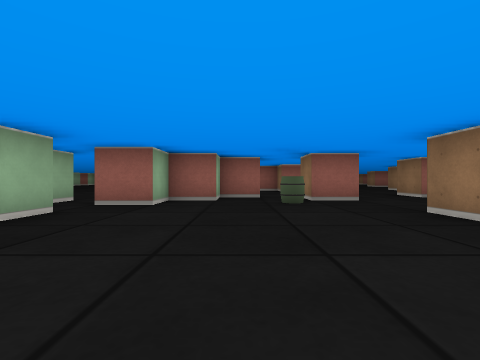
[1] (above)

24 first-person views from a walk through a cub3D level. The camera is about half as high as the walls, looks level and sees 85° across. The floor is counted in squares. Each view is taken from the middle of a square. On the plan, view 1 faces up. The plan holds only what a view shows up to about 9 squares ahead; the rest is blank.

[2]
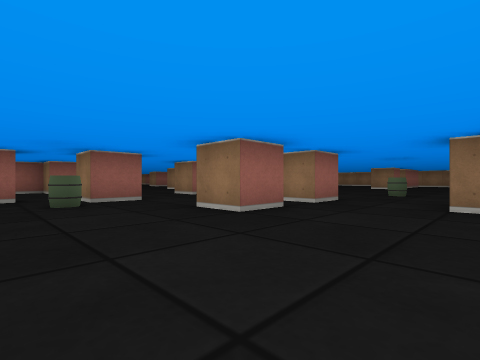

[3]
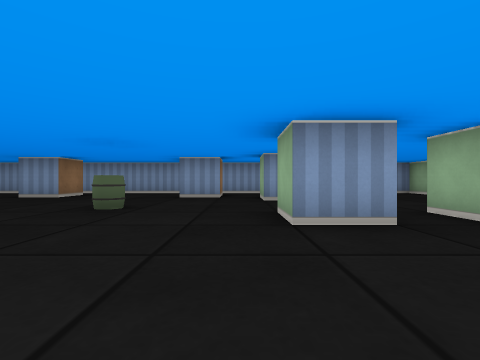

[4]
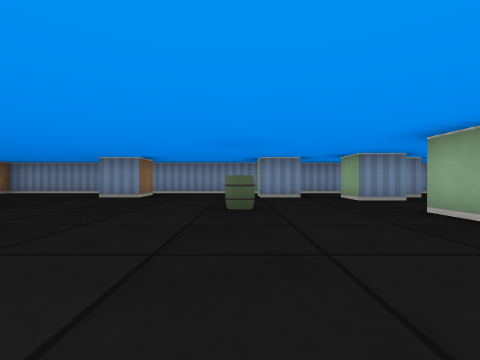

[5]
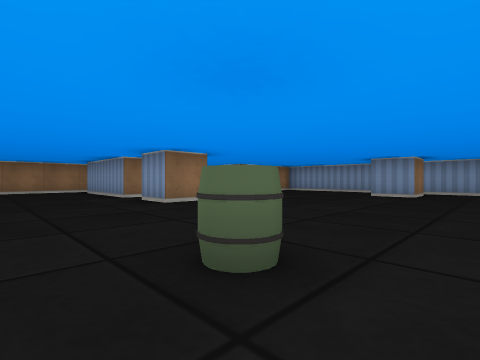

[6]
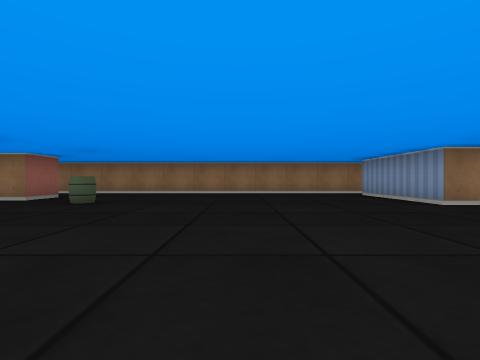

[7]
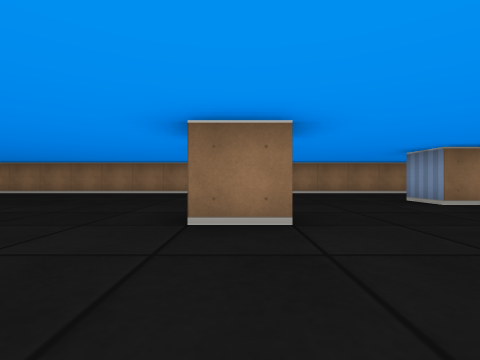

[8]
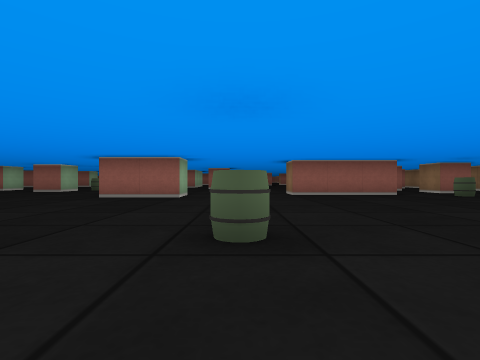

[9]
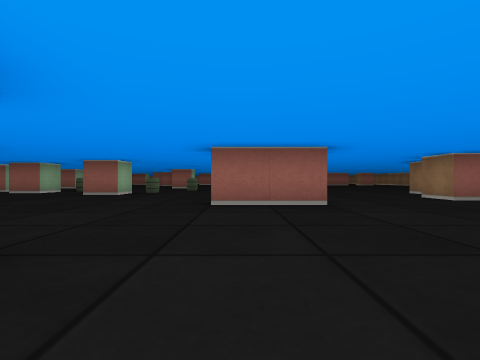

[10]
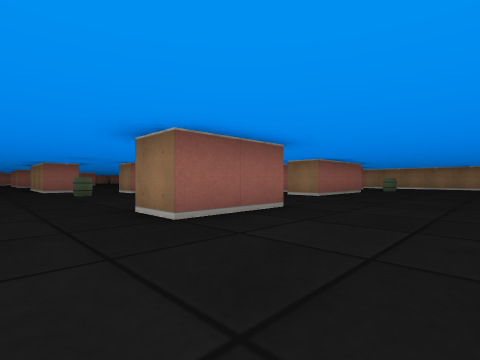

[11]
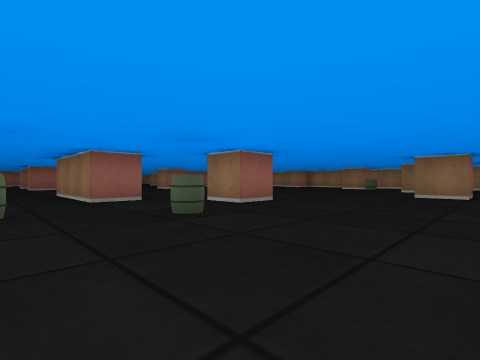

[12]
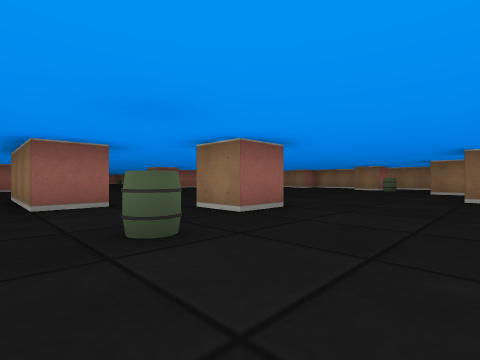

[13]
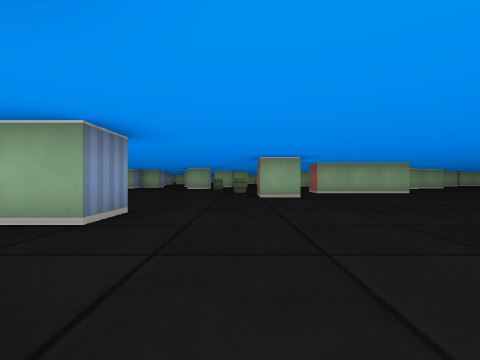

[14]
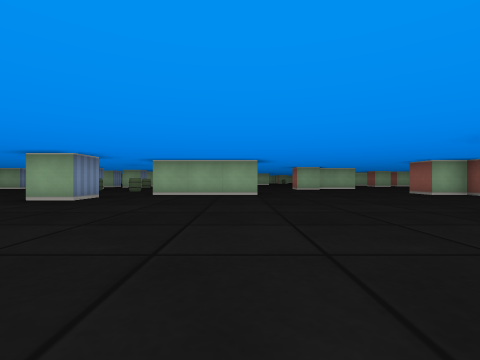

[15]
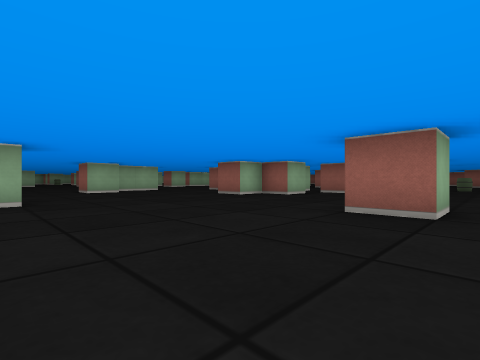

[16]
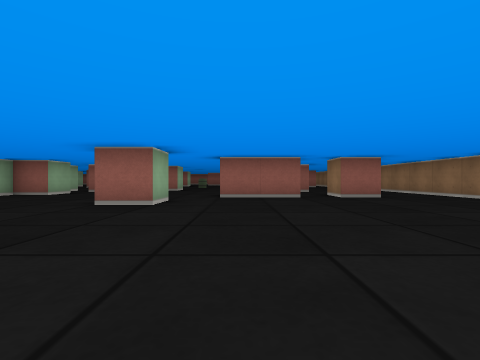

[17]
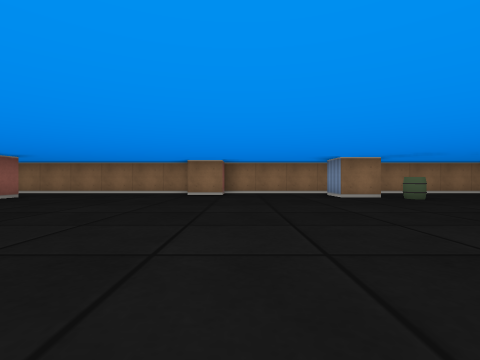

[18]
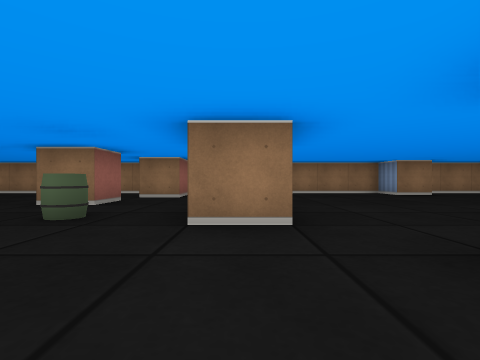

[19]
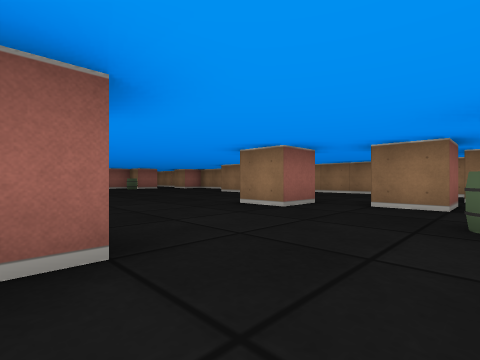

[20]
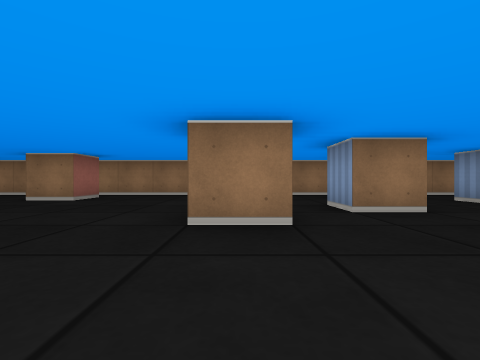

[21]
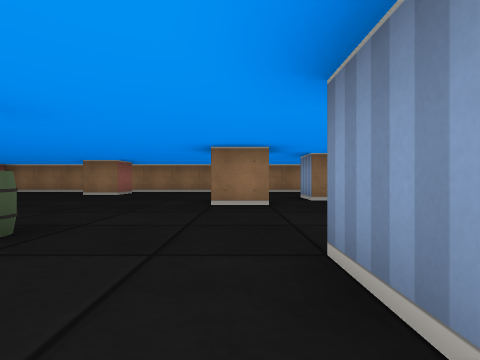

[22]
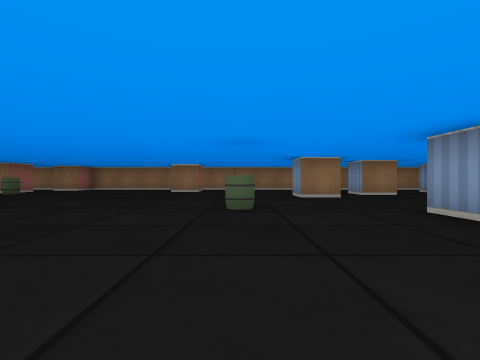

[23]
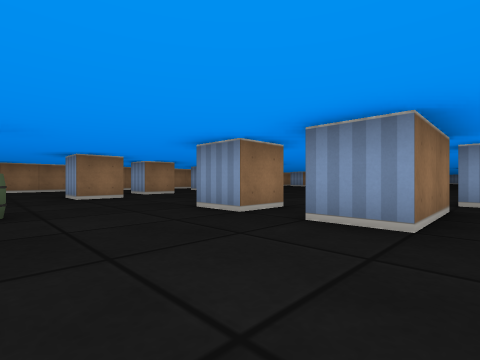

[24]
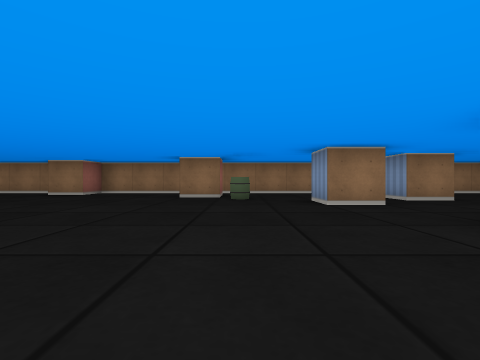

### Floor plan
Key: @ floor where view 1 was taken; # wall or solid block; . floor; B barrel.
Columns run from 4 left of view 1 to 20 right of it. Each row starts with its distance up from view 1.
 41                     B
 40                    ..
 39                  ....   #
 38                 ........#
 37                ........ #
 36               ........# #
 35              ...........#
 34             ....B.......#
 33             ............#
 32             .......#....#
 31             .#.#........#
 30             .#......#...#
 29             ......B...#.#
 28             #.. ........#
 27            # .....##.#..#
 26           ..............#
 25          .......#.......#
 24        #................#
 23        .................#
 22        ................##
 21           .#............#
 20          ..#............#
 19          ..#............#
 18          .............#.#
 17          B...#.......B#.#
 16          ..B............#
 15     #   B...........#...#
 14     ...# ........#......#
 13      ............  ..#..#
 12       ..........###.....#
 11      ##....##.......B...#
 10      .#.................#
  9      .  ................#
  8      .  ................#
  7     #. ..#..............#
  6 ..## .#.. ....B.........#
  5 #.#..B .................#
  4 ##................#.###.#
  3  #.....#.#............  #
  2   ..........B...........#
  1    .....................#
  0     @....#..........#...#
 -1      ...##.#...#...    .#
 -2     #.   ...........#
 -3     ###  ############

Where each view was taken, in squares from view 1:
view 1: 0 up, 0 right, facing up
view 2: 0 up, 0 right, facing up-right
view 3: 6 up, 6 right, facing down
view 4: 6 up, 8 right, facing down
view 5: 7 up, 9 right, facing down-right
view 6: 8 up, 11 right, facing right
view 7: 4 up, 11 right, facing right
view 8: 4 up, 10 right, facing up
view 9: 6 up, 7 right, facing up
view 10: 8 up, 5 right, facing up-right
view 11: 13 up, 5 right, facing up-right
view 12: 14 up, 6 right, facing up-right
view 13: 16 up, 16 right, facing left
view 14: 21 up, 15 right, facing left
view 15: 21 up, 13 right, facing up-left
view 16: 20 up, 14 right, facing up
view 17: 21 up, 11 right, facing right
view 18: 27 up, 11 right, facing right
view 19: 29 up, 11 right, facing up-right
view 20: 32 up, 12 right, facing right
view 21: 32 up, 10 right, facing right
view 22: 34 up, 8 right, facing right
view 23: 34 up, 8 right, facing down-right
view 24: 17 up, 11 right, facing right
